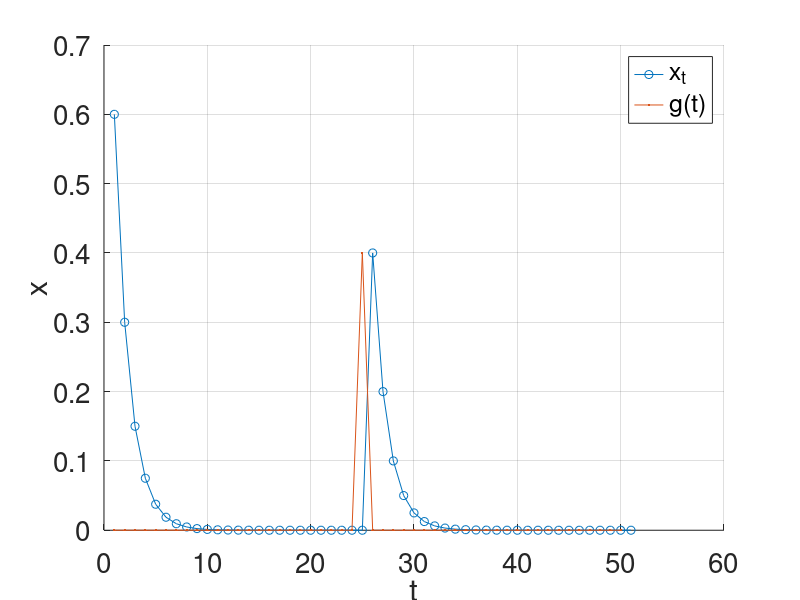

Reproduce this figure in MATLAB.
% Linear difference equation with an impulse input

x(1) = .6; % initial condition
R = .5; % R parameter
N = 50; % number of iterations

g = zeros(N,1);
g(25) = 0.4;

for i = 1:N
    x(i+1) = R*x(i)+g(i);
end

figure
hold on
plot(x,'o-')
plot(g,'.-')
xlabel('t')
ylabel('x')
grid on
set(gca,'FontSize',20)
legend('x_t','g(t)')